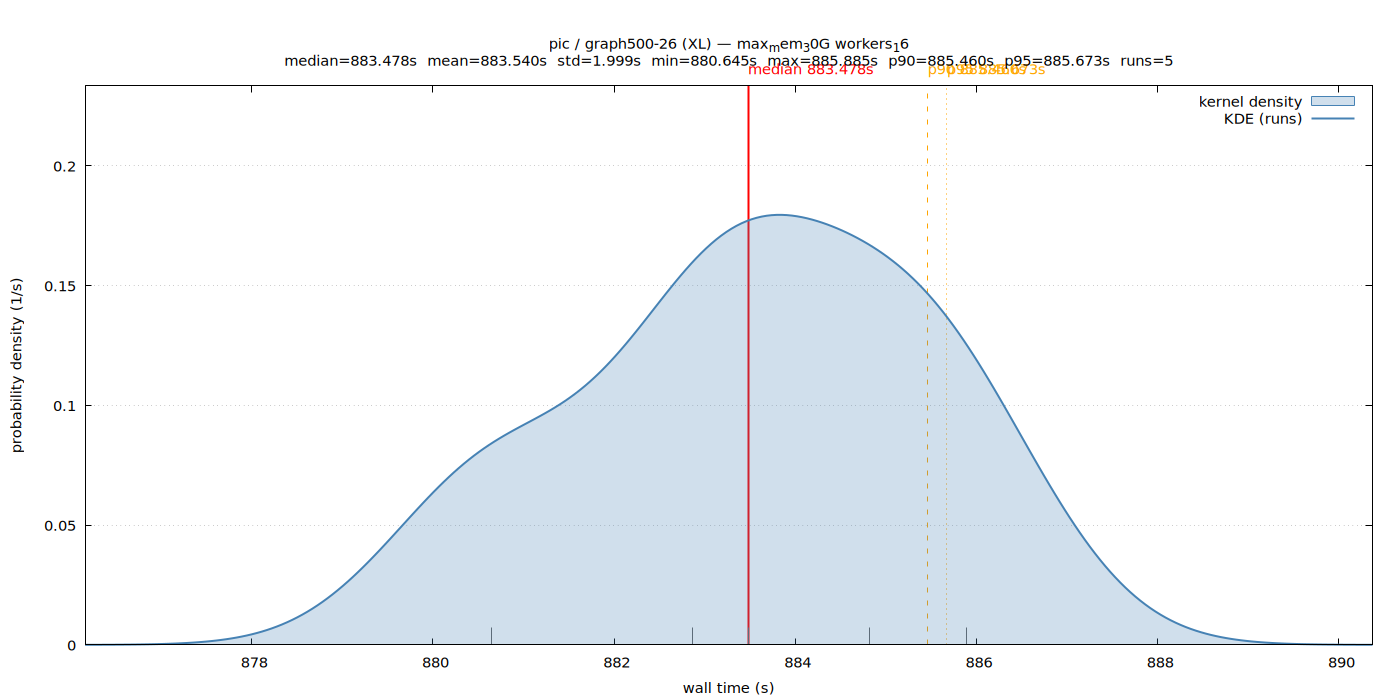

gnuplot code for this plot:
set terminal pngcairo size 1400,700 enhanced font 'Sans,11'
set output '/home/ubuntu/nvm/gfrs/pic/XL/graph500-26/max_mem_30G_workers_16/wall_time.png'
set title "pic / graph500-26 (XL) — max_mem_30G workers_16\nmedian=883.478s  mean=883.540s  std=1.999s  min=880.645s  max=885.885s  p90=885.460s  p95=885.673s  runs=5"
set xlabel 'wall time (s)'
set ylabel 'probability density (1/s)'
set tmargin 5
set yrange [0:0.233435]
set xrange [876.160226:890.369910]
set grid y
set key top right
set arrow from 883.478298,0 to 883.478298,0.233435 nohead lc rgb 'red' lw 2
set label 'median 883.478s' at 883.478298,0.233435 offset char 0,1 tc rgb 'red'
set arrow from 885.460262,0 to 885.460262,0.233435 nohead lc rgb 'orange' lw 1 dt 2
set label 'p90 885.460s' at 885.460262,0.233435 offset char 0,1 tc rgb 'orange'
set arrow from 885.672513,0 to 885.672513,0.233435 nohead lc rgb 'orange' lw 1 dt 3
set label 'p95 885.673s' at 885.672513,0.233435 offset char 0,1 tc rgb 'orange'
set arrow from 885.884763,0 to 885.884763,0.00718261 nohead lc rgb '#666666' lw 1
set arrow from 882.867779,0 to 882.867779,0.00718261 nohead lc rgb '#666666' lw 1
set arrow from 880.645373,0 to 880.645373,0.00718261 nohead lc rgb '#666666' lw 1
set arrow from 883.478298,0 to 883.478298,0.00718261 nohead lc rgb '#666666' lw 1
set arrow from 884.823512,0 to 884.823512,0.00718261 nohead lc rgb '#666666' lw 1
plot '/home/ubuntu/nvm/gfrs/pic/XL/graph500-26/max_mem_30G_workers_16/wall_time.dat' using 1:2 with filledcurves y=0 lc rgb '#4682b4' fs transparent solid 0.25 title 'kernel density', \
     '/home/ubuntu/nvm/gfrs/pic/XL/graph500-26/max_mem_30G_workers_16/wall_time.dat' using 1:2 with lines lw 2 lc rgb '#4682b4' title 'KDE (runs)'
